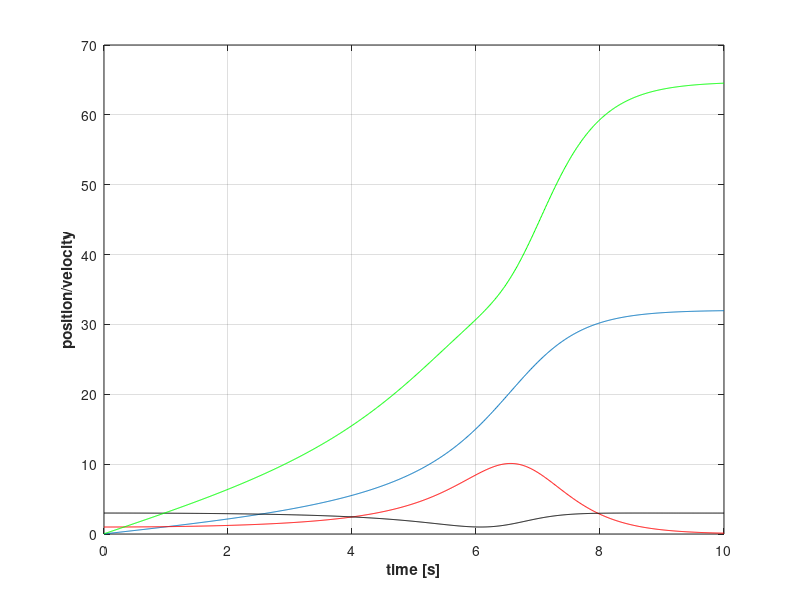

Here is the MATLAB script that generated this plot:
clear;
dt = 0.01;
t=0:dt:10;
x0 = 0;
Q = 0;
v0 = 1;
x = x0;
x_vec = linspace(0, 0, size(t,2));
v_vec = linspace(0, 0, size(t,2));
dq_vec = linspace(0, 0, size(t,2));
q_vec = linspace(0, 0, size(t,2));
e_vec = linspace(0, 0, size(t,2));

index = 1;

for(i = t)
    v = v0+x*0.5*sin(0.1*x);
    dx = v * dt;
    x = x + dx;
    e = cos(0.2*x)+2;
    dq = e*dx;
    x_vec(index) = x;
    v_vec(index) = v;
    e_vec(index) = e;
    dq_vec(index) = dq;
    Q = Q + dq;
    q_vec(index) = Q;
    index = index + 1;
end;

plot(t,x_vec);
hold on;
plot(t,v_vec, 'COLOR', 'red');
plot(t,e_vec, 'COLOR', 'black');
plot(t,q_vec, 'COLOR', 'green');
xlabel('time [s]', 'FontWeight','bold');
ylabel('position/velocity', 'FontWeight','bold');
set(gcf, 'Color', [1 1 1]);
%ylim([1e-1 1e4]);
%hleg1 = legend('p-type FZ silicon','p-type oxigenated FZ silicon', 'n-type FZ silicon','n-type oxigenated FZ silicon', 'Location', 'northwest');
grid on;
set(gca, 'GridLineStyle', '-');
hold off;
    